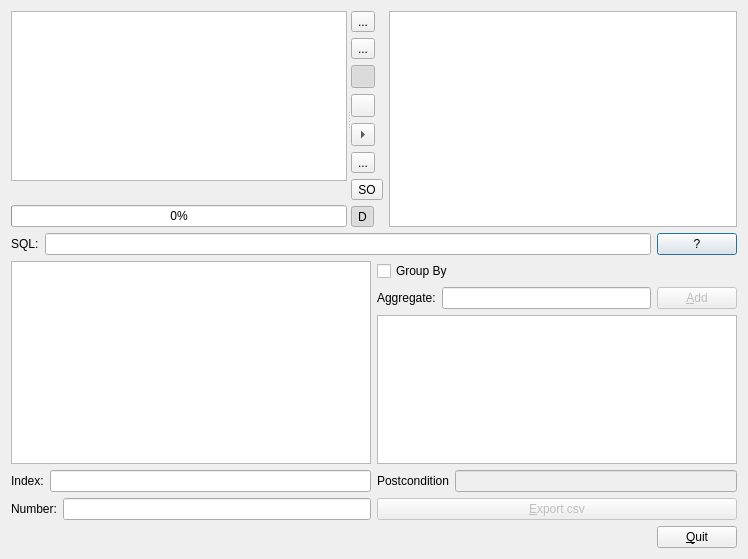
<?xml version="1.0" encoding="UTF-8"?>
<ui version="4.0">
 <class>dialogRelation</class>
 <widget class="QDialog" name="dialogRelation">
  <property name="geometry">
   <rect>
    <x>0</x>
    <y>0</y>
    <width>748</width>
    <height>559</height>
   </rect>
  </property>
  <property name="windowTitle">
   <string>Gap Query Builder QBE</string>
  </property>
  <layout class="QVBoxLayout" name="verticalLayout_5">
   <item>
    <widget class="QSplitter" name="splitter">
     <property name="orientation">
      <enum>Qt::Horizontal</enum>
     </property>
     <widget class="QWidget" name="layoutWidget">
      <layout class="QVBoxLayout" name="verticalLayout">
       <property name="sizeConstraint">
        <enum>QLayout::SetMaximumSize</enum>
       </property>
       <item>
        <widget class="QListWidget" name="listWidgetTables">
         <property name="sizePolicy">
          <sizepolicy hsizetype="Minimum" vsizetype="Expanding">
           <horstretch>0</horstretch>
           <verstretch>0</verstretch>
          </sizepolicy>
         </property>
         <property name="toolTip">
          <string>Table's list from database</string>
         </property>
         <property name="statusTip">
          <string>choose tables you need</string>
         </property>
         <property name="whatsThis">
          <string>Tables you need</string>
         </property>
         <property name="dragEnabled">
          <bool>true</bool>
         </property>
         <property name="alternatingRowColors">
          <bool>true</bool>
         </property>
         <property name="selectionMode">
          <enum>QAbstractItemView::ExtendedSelection</enum>
         </property>
        </widget>
       </item>
       <item>
        <spacer name="verticalSpacer">
         <property name="orientation">
          <enum>Qt::Vertical</enum>
         </property>
         <property name="sizeHint" stdset="0">
          <size>
           <width>20</width>
           <height>40</height>
          </size>
         </property>
        </spacer>
       </item>
       <item>
        <widget class="QProgressBar" name="progressBarResultat">
         <property name="value">
          <number>0</number>
         </property>
        </widget>
       </item>
      </layout>
     </widget>
     <widget class="QWidget" name="layoutWidget">
      <layout class="QHBoxLayout" name="horizontalLayout_4">
       <item>
        <layout class="QVBoxLayout" name="verticalLayout_2">
         <item>
          <widget class="QToolButton" name="toolButtonJoin">
           <property name="toolTip">
            <string>oin tables</string>
           </property>
           <property name="text">
            <string>...</string>
           </property>
           <property name="icon">
            <iconset resource="gapQBE.qrc">
             <normaloff>:/tables-relation.png</normaloff>:/tables-relation.png</iconset>
           </property>
          </widget>
         </item>
         <item>
          <widget class="QToolButton" name="toolButtonMove">
           <property name="toolTip">
            <string>move tables</string>
           </property>
           <property name="text">
            <string>...</string>
           </property>
           <property name="icon">
            <iconset resource="gapQBE.qrc">
             <normaloff>:/arrow-move.png</normaloff>:/arrow-move.png</iconset>
           </property>
          </widget>
         </item>
         <item>
          <widget class="QToolButton" name="toolButtonApercuAuto">
           <property name="toolTip">
            <string>automatic update of result</string>
           </property>
           <property name="text">
            <string/>
           </property>
           <property name="icon">
            <iconset resource="gapQBE.qrc">
             <normaloff>:/previewOn</normaloff>:/previewOn</iconset>
           </property>
           <property name="checkable">
            <bool>true</bool>
           </property>
           <property name="checked">
            <bool>true</bool>
           </property>
          </widget>
         </item>
         <item>
          <widget class="QToolButton" name="toolButtonExecuteRequete">
           <property name="toolTip">
            <string>execute  query</string>
           </property>
           <property name="text">
            <string/>
           </property>
           <property name="icon">
            <iconset resource="gapQBE.qrc">
             <normaloff>:/make</normaloff>:/make</iconset>
           </property>
          </widget>
         </item>
         <item>
          <widget class="QToolButton" name="toolButtonAddTables">
           <property name="toolTip">
            <string>addselected  tables to work space</string>
           </property>
           <property name="text">
            <string/>
           </property>
           <property name="arrowType">
            <enum>Qt::RightArrow</enum>
           </property>
          </widget>
         </item>
         <item>
          <widget class="QToolButton" name="toolButtonFitInView">
           <property name="toolTip">
            <string>best fit in view</string>
           </property>
           <property name="text">
            <string>...</string>
           </property>
           <property name="icon">
            <iconset resource="gapQBE.qrc">
             <normaloff>:/zoom-fit-best.png</normaloff>:/zoom-fit-best.png</iconset>
           </property>
          </widget>
         </item>
         <item>
          <widget class="QToolButton" name="toolButtonSO">
           <property name="toolTip">
            <string>define result's sort order </string>
           </property>
           <property name="text">
            <string>SO</string>
           </property>
           <property name="icon">
            <iconset resource="gapQBE.qrc">
             <normaloff>:/stock_sort-criteria.png</normaloff>:/stock_sort-criteria.png</iconset>
           </property>
          </widget>
         </item>
         <item>
          <widget class="QToolButton" name="toolButtonDistinct">
           <property name="toolTip">
            <string>remove result's doubles</string>
           </property>
           <property name="text">
            <string>D</string>
           </property>
           <property name="icon">
            <iconset resource="gapQBE.qrc">
             <normaloff>:/doublons.png</normaloff>
             <normalon>:/sansDoublons.png</normalon>:/doublons.png</iconset>
           </property>
           <property name="checkable">
            <bool>true</bool>
           </property>
           <property name="checked">
            <bool>true</bool>
           </property>
          </widget>
         </item>
         <item>
          <spacer name="verticalSpacer_2">
           <property name="orientation">
            <enum>Qt::Vertical</enum>
           </property>
           <property name="sizeHint" stdset="0">
            <size>
             <width>20</width>
             <height>40</height>
            </size>
           </property>
          </spacer>
         </item>
        </layout>
       </item>
       <item>
        <widget class="customGraphicsView" name="graphicsView">
         <property name="contextMenuPolicy">
          <enum>Qt::ActionsContextMenu</enum>
         </property>
         <property name="acceptDrops">
          <bool>true</bool>
         </property>
         <property name="toolTip">
          <string>Workspace: tables you need</string>
         </property>
         <property name="dragMode">
          <enum>QGraphicsView::NoDrag</enum>
         </property>
        </widget>
       </item>
      </layout>
     </widget>
    </widget>
   </item>
   <item>
    <layout class="QHBoxLayout" name="horizontalLayout">
     <item>
      <widget class="QLabel" name="label">
       <property name="text">
        <string>SQL:</string>
       </property>
      </widget>
     </item>
     <item>
      <widget class="QLineEdit" name="lineEditQuery">
       <property name="toolTip">
        <string>the sql query</string>
       </property>
      </widget>
     </item>
     <item>
      <widget class="QPushButton" name="pushButtonQueryState">
       <property name="text">
        <string>?</string>
       </property>
      </widget>
     </item>
    </layout>
   </item>
   <item>
    <layout class="QHBoxLayout" name="horizontalLayout_8">
     <item>
      <layout class="QVBoxLayout" name="verticalLayout_4">
       <item>
        <widget class="QTableWidget" name="tableWidgetPreview">
         <property name="sizePolicy">
          <sizepolicy hsizetype="Expanding" vsizetype="Expanding">
           <horstretch>2</horstretch>
           <verstretch>0</verstretch>
          </sizepolicy>
         </property>
         <property name="toolTip">
          <string>The query's rows </string>
         </property>
         <property name="dragDropMode">
          <enum>QAbstractItemView::DragOnly</enum>
         </property>
         <property name="alternatingRowColors">
          <bool>true</bool>
         </property>
        </widget>
       </item>
       <item>
        <layout class="QHBoxLayout" name="horizontalLayout_3">
         <item>
          <widget class="QLabel" name="label_4">
           <property name="text">
            <string>Index:</string>
           </property>
          </widget>
         </item>
         <item>
          <widget class="QLineEdit" name="lineEditIndex"/>
         </item>
        </layout>
       </item>
       <item>
        <layout class="QHBoxLayout" name="horizontalLayout_5">
         <item>
          <widget class="QLabel" name="label_5">
           <property name="text">
            <string>Number:</string>
           </property>
          </widget>
         </item>
         <item>
          <widget class="QLineEdit" name="lineEditCount"/>
         </item>
        </layout>
       </item>
      </layout>
     </item>
     <item>
      <layout class="QVBoxLayout" name="verticalLayout_3">
       <item>
        <widget class="QCheckBox" name="checkBoxGroupBy">
         <property name="toolTip">
          <string>Check this if you want to compute results by that is displayed</string>
         </property>
         <property name="text">
          <string>Group By</string>
         </property>
        </widget>
       </item>
       <item>
        <layout class="QHBoxLayout" name="horizontalLayout_6">
         <item>
          <widget class="QLabel" name="label_3">
           <property name="text">
            <string>Aggregate:</string>
           </property>
          </widget>
         </item>
         <item>
          <widget class="QLineEdit" name="lineEditAgregate">
           <property name="toolTip">
            <string>type here some function like sum or avg or ...</string>
           </property>
          </widget>
         </item>
         <item>
          <widget class="QPushButton" name="pushButtonAddAgregate">
           <property name="enabled">
            <bool>false</bool>
           </property>
           <property name="text">
            <string>&amp;Add</string>
           </property>
           <property name="icon">
            <iconset resource="gapQBE.qrc">
             <normaloff>:/list-add.png</normaloff>:/list-add.png</iconset>
           </property>
          </widget>
         </item>
        </layout>
       </item>
       <item>
        <widget class="QListWidget" name="listWidgetAggregates">
         <property name="contextMenuPolicy">
          <enum>Qt::CustomContextMenu</enum>
         </property>
         <property name="editTriggers">
          <set>QAbstractItemView::AnyKeyPressed|QAbstractItemView::DoubleClicked|QAbstractItemView::EditKeyPressed</set>
         </property>
        </widget>
       </item>
       <item>
        <layout class="QHBoxLayout" name="horizontalLayout_7">
         <item>
          <widget class="QLabel" name="label_2">
           <property name="text">
            <string>Postcondition</string>
           </property>
          </widget>
         </item>
         <item>
          <widget class="QLineEdit" name="lineEditHaving">
           <property name="enabled">
            <bool>false</bool>
           </property>
           <property name="toolTip">
            <string>this is a  sélection on aggregates's result</string>
           </property>
          </widget>
         </item>
        </layout>
       </item>
       <item>
        <widget class="QPushButton" name="pushButtonExportCsv">
         <property name="enabled">
          <bool>false</bool>
         </property>
         <property name="toolTip">
          <string>Export query's result as csv file</string>
         </property>
         <property name="text">
          <string>&amp;Export csv</string>
         </property>
         <property name="icon">
          <iconset resource="gapQBE.qrc">
           <normaloff>:/filesave.png</normaloff>:/filesave.png</iconset>
         </property>
        </widget>
       </item>
      </layout>
     </item>
    </layout>
   </item>
   <item>
    <layout class="QHBoxLayout" name="horizontalLayout_2">
     <item>
      <spacer name="horizontalSpacer">
       <property name="orientation">
        <enum>Qt::Horizontal</enum>
       </property>
       <property name="sizeHint" stdset="0">
        <size>
         <width>40</width>
         <height>20</height>
        </size>
       </property>
      </spacer>
     </item>
     <item>
      <widget class="QPushButton" name="pushButtonQuitter">
       <property name="text">
        <string>&amp;Quit</string>
       </property>
       <property name="icon">
        <iconset resource="gapQBE.qrc">
         <normaloff>:/close.png</normaloff>:/close.png</iconset>
       </property>
      </widget>
     </item>
    </layout>
   </item>
  </layout>
  <action name="actionSuprimeChamp">
   <property name="text">
    <string>delete field</string>
   </property>
   <property name="toolTip">
    <string>supprimer le champ</string>
   </property>
   <property name="shortcut">
    <string>Del</string>
   </property>
  </action>
  <action name="actionZoom_in">
   <property name="text">
    <string>zoom in</string>
   </property>
   <property name="shortcut">
    <string>Ctrl++</string>
   </property>
   <property name="shortcutContext">
    <enum>Qt::ApplicationShortcut</enum>
   </property>
  </action>
  <action name="actionZoom_out">
   <property name="text">
    <string>zoom out</string>
   </property>
   <property name="toolTip">
    <string>zoom out</string>
   </property>
   <property name="shortcut">
    <string>Ctrl+-</string>
   </property>
   <property name="shortcutContext">
    <enum>Qt::ApplicationShortcut</enum>
   </property>
  </action>
  <action name="actionDelete_tables_s">
   <property name="text">
    <string>delete tables(s)</string>
   </property>
   <property name="shortcut">
    <string>Shift+Del</string>
   </property>
  </action>
 </widget>
 <customwidgets>
  <customwidget>
   <class>customGraphicsView</class>
   <extends>QGraphicsView</extends>
   <header>customgraphicsview.h</header>
  </customwidget>
 </customwidgets>
 <resources>
  <include location="gapQBE.qrc"/>
 </resources>
 <connections/>
</ui>
